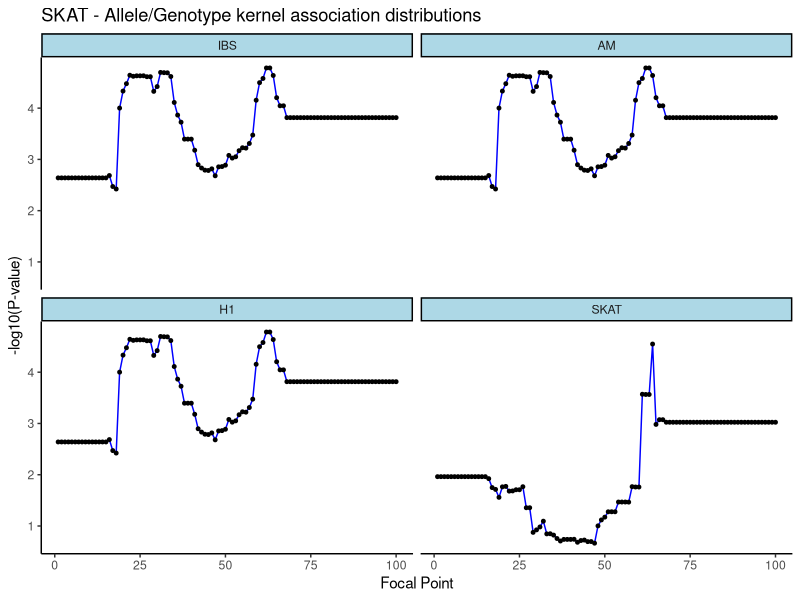
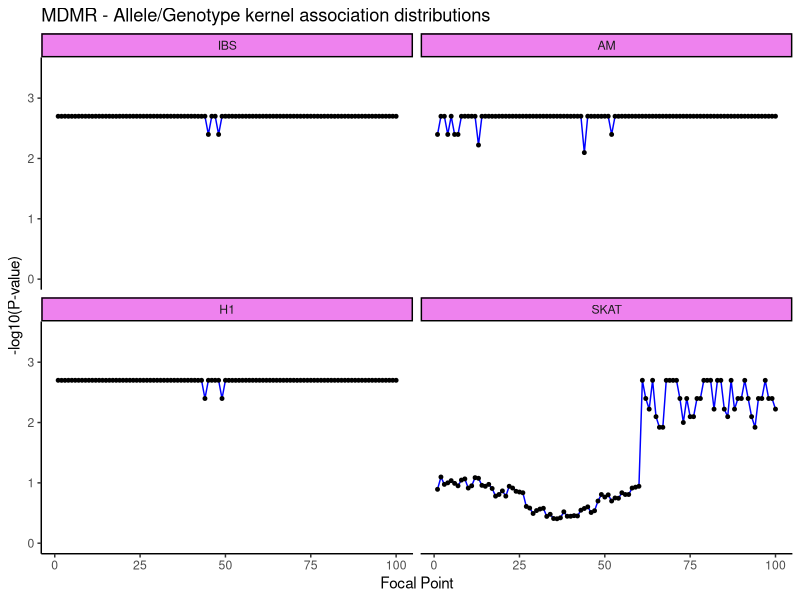
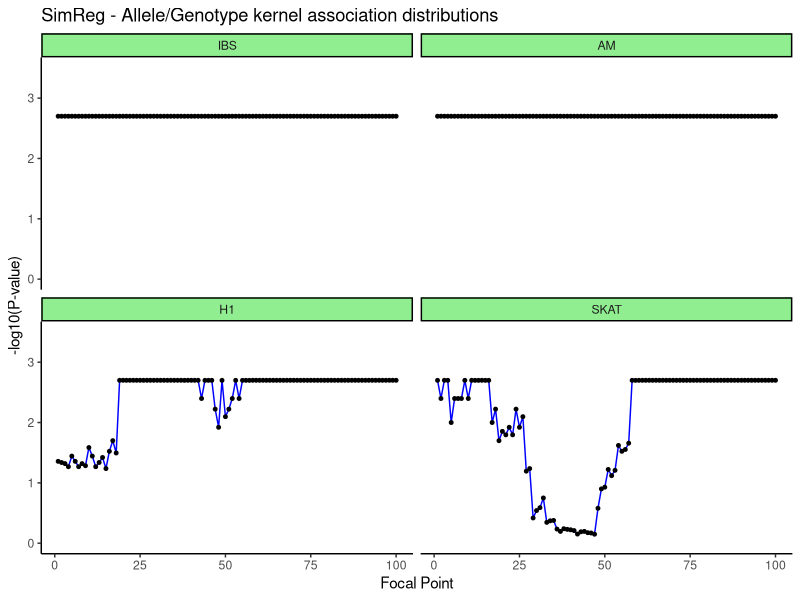

Recreate these plots in R, in order.
setwd("C:/Users/Peter/Documents/Uottawa/2018 - 2019 Honour's project/Cluster files/Final codes/Genetic-Association-Methodology-Research/Crohns Disease/Allele Kernel Analysis/Focal Point Analysis")

focal_data = read.table("New_Allele_Kernel_Data.txt" )
View(focal_data)
colnames(focal_data) = c("Statistic", "IBS", "AM", "AS", "H1", "SKAT")

focal_data = focal_data[,-4] #Accidently added AS kernel...but we don' want to study AS
# - 3/27/2019

### ----- SKAT ----- ###
library(dplyr)
SKAT = filter(focal_data, Statistic == "SKAT")

library(reshape2)
Stacked_SKAT = melt(data=SKAT, id.vars = 1) 
Stacked_SKAT$x_column = rep(c(1:100),4)
Stacked_SKAT$y = -log10(Stacked_SKAT$value)
library(ggplot2)
ggplot(Stacked_SKAT, aes(x = x_column, y = y)) + facet_wrap(~variable) +
  geom_line(color="blue") + 
  geom_point(colour = "black", fill="white", size = 1)+
  #geom_vline(xintercept = 0.05, show.legend = TRUE, linetype = "dashed", color = "red") +
  ggtitle("SKAT - Allele/Genotype kernel association distributions") +
  xlab("Focal Point") + ylab("-log10(P-value)") +
  theme_classic() +
  theme(strip.background = element_rect(fill="lightblue")) +
  scale_fill_discrete(name = "Kernel")



### ----- MDMR ----- ###
library(dplyr)
MDMR = filter(focal_data, Statistic == "MDMR")

library(reshape2)
Stacked_MDMR = melt(data=MDMR, id.vars = 1) 
Stacked_MDMR$x_column = rep(c(1:100),4)

### -- Replace p-values that are 0 to (1 / 501) -- ###
sum(Stacked_MDMR$value==0)
perm.p = 1/ 501
Stacked_MDMR$value[which(Stacked_MDMR$value==0)]
Stacked_MDMR$value[which(Stacked_MDMR$value==0)] = perm.p
Stacked_MDMR$value
### -- Replace p-values that are 0 to (1 / 501) -- ###

Stacked_MDMR$y = -log10(Stacked_MDMR$value)
library(ggplot2)

ggplot(Stacked_MDMR, aes(x = x_column, y = y)) + facet_wrap(~variable) +  ylim(0,3.5) +
  geom_line(color="blue") + 
  geom_point(colour = "black", fill="white", size = 1)+  
  #geom_vline(xintercept = 0.05, show.legend = TRUE, linetype = "dashed", color = "red") +
  ggtitle("MDMR - Allele/Genotype kernel association distributions") +
  xlab("Focal Point") + ylab("-log10(P-value)") +
  theme_classic() +
  theme(strip.background = element_rect(fill="violet")) +
  scale_fill_discrete(name = "Kernel")


### ----- GTSR or "SimReg"----- ###
library(dplyr)
GTSM = filter(focal_data, Statistic == "GTSM")

library(reshape2)
Stacked_GTSM = melt(data=GTSM, id.vars = 1) 
Stacked_GTSM$x_column = rep(c(1:100),4)
### -- Replace p-values that are 0 to (1 / 501) -- ###
sum(Stacked_GTSM$value==0)
perm.p = 1/ 501
Stacked_GTSM$value[which(Stacked_GTSM$value==0)]
Stacked_GTSM$value[which(Stacked_GTSM$value==0)] = perm.p
Stacked_GTSM$value
### -- Replace p-values that are 0 to (1 / 501) -- ###
Stacked_GTSM$y = -log10(Stacked_GTSM$value)

library(ggplot2)
ggplot(Stacked_GTSM, aes(x = x_column, y = y)) + facet_wrap(~variable) + ylim(0,3.5) +
  geom_line(color="blue") + 
  geom_point(colour = "black", fill="white", size = 1)+ 
  
  #geom_vline(xintercept = 0.05, show.legend = TRUE, linetype = "dashed", color = "red") +
  ggtitle("SimReg - Allele/Genotype kernel association distributions") +
  xlab("Focal Point") + ylab("-log10(P-value)") +
  theme_classic() + 
  theme(strip.background = element_rect(fill="lightgreen")) +
  scale_fill_discrete(name = "Kernel")
